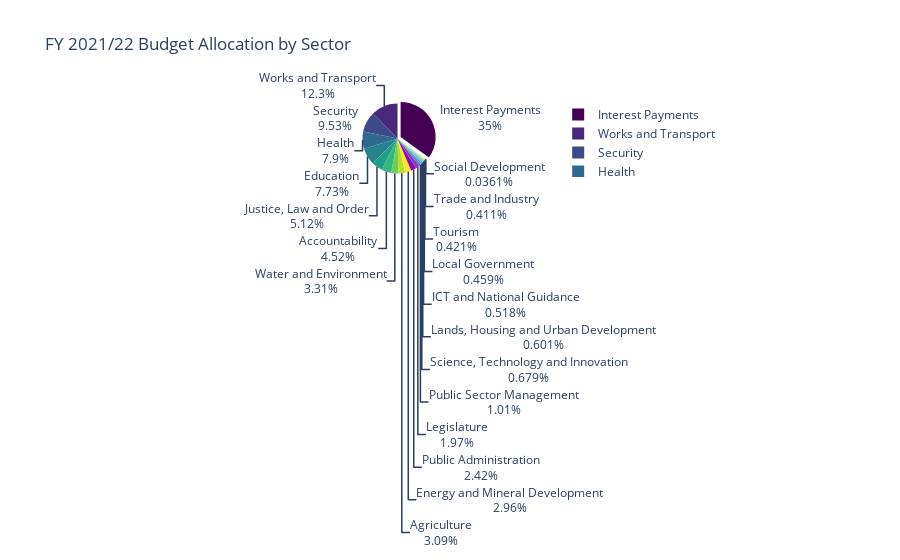

The code cell stored with this chart in its notebook:
### Code cell
# Sort the DataFrame by Approved Budget descending for better visualization
df_2122 = df_2122.sort_values('Approved Budget', ascending=False).reset_index(drop=True)
    
    # Dynamically create pull list to explode the largest sector
pull = [0.1 if i == 0 else 0 for i in range(len(df_2122))]
    
fig = px.pie(df_2122, values='Approved Budget', names='Sector', 
                 title='FY 2021/22 Budget Allocation by Sector',
                 labels={'Approved Budget': 'Allocation (UGX)'},
                 hover_data=['Approved Budget'],
                 color_discrete_sequence=px.colors.sequential.Viridis)  # Added a color scheme for better visuals
fig.update_traces(textinfo='percent+label', pull=pull,
                      hovertemplate='%{label}: %{value:,.0f} UGX (%{percent})')  # Improved hover format
    
    # Write to HTML in current directory to avoid path issues
fig.write_html('sector_pie_2122.html')
    
fig.show()

### Figure 1 — Plotly figure (JSON) as saved in the notebook; plotly's stock layout.template omitted (floating-point values rounded to 4 significant figures; data arrays with more than 128 entries replaced by an {"elided": "..."} marker saying what was removed)
{"data": [{"customdata": {"elided": "21983x1 float values"}, "domain": {"x": [0, 1], "y": [0, 1]}, "hovertemplate": "%{label}: %{value:,.0f} UGX (%{percent})", "labels": {"elided": "21983 str values"}, "legendgroup": "", "name": "", "pull": {"elided": "21983 float values"}, "showlegend": true, "textinfo": "percent+label", "type": "pie", "values": {"elided": "21983 float values"}}], "layout": {"legend": {"tracegroupgap": 0}, "piecolorway": ["#440154", "#482878", "#3e4989", "#31688e", "#26828e", "#1f9e89", "#35b779", "#6ece58", "#b5de2b", "#fde725"], "title": {"text": "FY 2021/22 Budget Allocation by Sector"}}}
